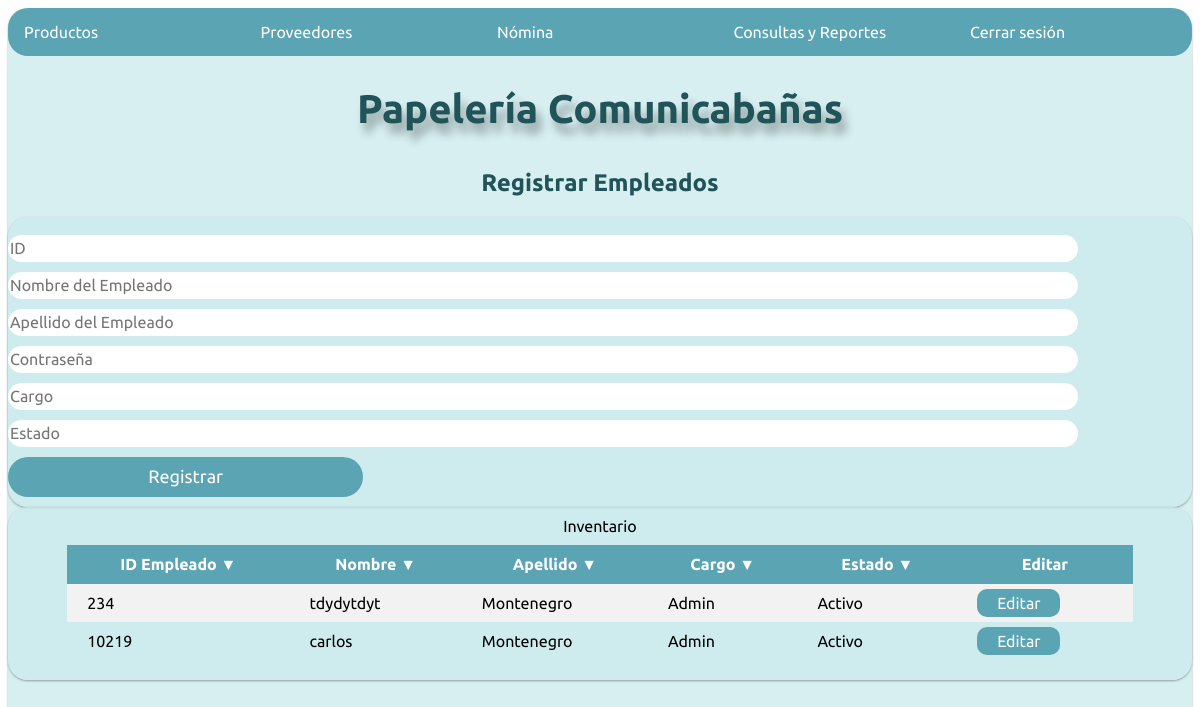
Page /registrarnomina/ on the committed database.
### Datos/models.py (models this page shows, shortened)
class Empleado(models.Model):
    DNI = models.IntegerField(primary_key=True)
    Nombre = models.CharField(max_length=100)
    Apellido = models.CharField(max_length=100)
    Cargo = models.CharField(max_length=100)
    Estado = models.CharField(max_length=10)
    Password = models.CharField(max_length=100, default='1234')
    logged = models.BooleanField(default=False)

### Datos/views.py (the view, shortened to what this page needs)
# urls.py: path('registrarnomina/', dv.regnom, name= 'regnom'),
def regnom(request):
    if checkLG():
        empleados = Empleado.objects.all() # SELECT * FROM Empleado
        return render(request, 'Regnom.html', {'empleados': empleados})
    return render(request, 'login.html' )

### Datos/views.py (called while the page is built)
def checkLG():
    empleados = Empleado.objects.all()
    for empleado in empleados:
        if empleado.logged == True:
            return True
    return False

### Papeleria/Templates/Regnom.html (shortened to what this page needs)
{% extends "Base.html"%}
{% load static%}
{% block content %}
<link rel="stylesheet" href="{% static 'css/Regemple.css' %}">
<header style="text-align: center;">
    <h2 class=" subtitle" style=" padding-top: 10px; color:#205459" >Registrar Empleados</h2>
</header>
<div class ="row center-xs" >
    <div class="card col-md-4 col-sm-4 col-xs-10 items">
        <form method="POST" action='/registrarnomina/'>
            <br>
            <input name= 'id' class="textbox" type="number"required placeholder="ID ">
            <input name= 'nombre' class="textbox" type="text" required placeholder="Nombre del Empleado">
            <input name= "apellido" class="textbox" type="text" required placeholder="Apellido del Empleado">
            <input name= "pass" class="textbox" type="password" required placeholder="Contraseña">
            <input name= "cargo" class="textbox" type="text" required placeholder="Cargo">
            <input name= 'estado' class="textbox" type="text" required placeholder="Estado">
            <input class="btn" type="submit" value="Registrar">
        </form>
    </div>
    <div id= "divtable" class="card col-md-6 col-sm-6 col-xs-10">
        <table id="tableEmp">
            <caption>Inventario</caption>
            <tr>
                <th data-numeric = "1" data-column= "0" data-order="desc">ID Empleado &#9660</th>
                <th data-numeric = "0" data-column= "1" data-order="desc">Nombre &#9660</th>
                <th data-numeric = "0" data-column= "2" data-order="desc">Apellido &#9660</th>
                <th data-numeric = "0" data-column= "3" data-order="desc">Cargo &#9660</th>
                <th data-numeric = "0" data-column= "4" data-order="desc">Estado &#9660</th>
                <th>Editar</th>
            </tr>
            {% for empleado in empleados %}
            <tr>
                <td>{{empleado.DNI}}</td>
                <td>{{empleado.Nombre}}</td>
                <td>{{empleado.Apellido}}</td>
                <td>{{empleado.Cargo}}</td>
                <td>{{empleado.Estado}}</td>
                <td class="editbtn"><a class="btn" href="{% url 'actempl' empleado.DNI %}">Editar</a></td>
            </tr>
            {% endfor %}
        </table>
    </div>
</div>
{% endblock %}

### Papeleria/static/css/StylesProductos.css (style rules this page uses)
body { font-family:'Ubuntu', sans-serif; }
.card { border-radius: 20px; background-color: rgba(204, 235, 237, 0.781); box-shadow: 0 1px 3px rgba(0, 0, 0, 0.12), 0 1px 2px rgba(0, 0, 0, 0.24); }
#divtable { overflow: scroll; width: 100%; }
table { width: 90%; border: 20px darkgray; border-collapse: collapse ; margin-left: 5%; margin-right: 5%; margin-bottom: 20px; }
tr:nth-child(even) { background-color: #f2f2f2; }
td, th { padding-left: 20px; padding-right: 20px; padding-top: 10px; padding-bottom: 10px; width: auto !important; white-space: nowrap; }
th { background-color: #5BA4B3; cursor: pointer; user-select: none; color:white; }

### Papeleria/static/css/Regemple.css (style rules this page uses)
.items input { display: inline-block; font-family: 'Ubuntu', sans-serif; font-size: 16px; margin-bottom: 10px; border:none; outline:none; border-radius: 20px; }
.items .textbox { height: 25px; width: 90%; }
.items .btn { border-radius: 20px; position: relative; cursor: pointer; height: 40px; color: white; font-size: 18px; background: #5BA4B3; width: 30%; }
caption { padding-bottom: 10px; padding-top: 10px; }
.editbtn .btn { background-color: #5BA4B3; padding-left: 20px; padding-right: 20px; padding-top: 5px; padding-bottom: 5px; border-radius: 10px; color: white; text-decoration: none; }

### rows in the picture
Empleado: DNI "234", Nombre "tdydytdyt", Apellido "Montenegro", Cargo "Admin", Estado "Activo"
Empleado: DNI "10219", Nombre "carlos", Apellido "Montenegro", Cargo "Admin", Estado "Activo"
